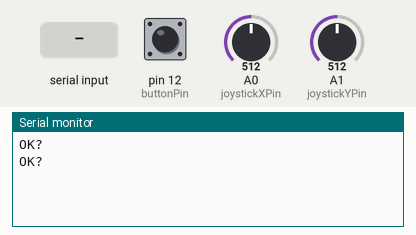
A sketch run on a simulated Arduino Uno, built with avr-gcc and run on an emulated ATmega328P. On the bench: the last lines printed to the serial monitor. The inputs (shaded band) are chosen by the test bench; at power-on: A1 (joystickYPin) = 512, A0 (joystickXPin) = 512, pin 12 (buttonPin) HIGH.

Above: at 2.0 s.
2.1 s: "OK!\n" received over Serial
4.9 s: A1 (joystickYPin) set to 610
At 5.5 s:
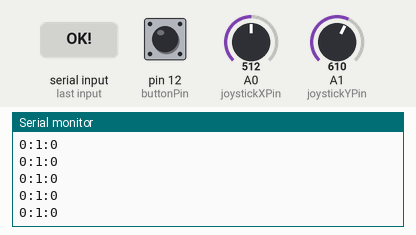
6.4 s: A0 (joystickXPin) set to 390
At 7.4 s:
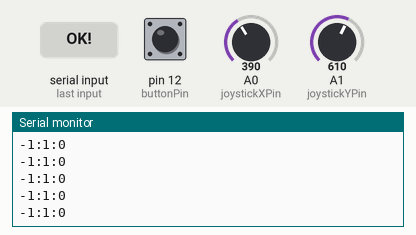
7.9 s: A0 (joystickXPin) set to 410
At 8.7 s:
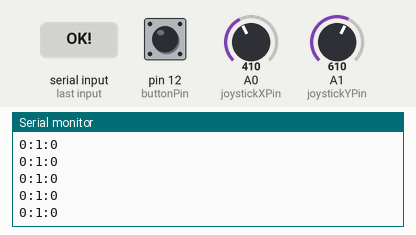
10.9 s: pin 12 (buttonPin) pulled LOW for 0.15 s
14.0 s: A1 (joystickYPin) set to 390
At 14.9 s:
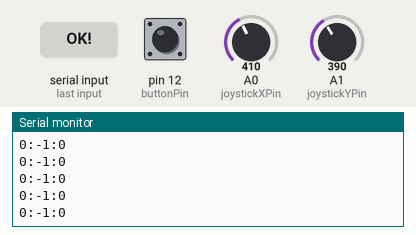
Timing chart, 0 to 16.5 s (numbered marks = the images above; inputs shaded):
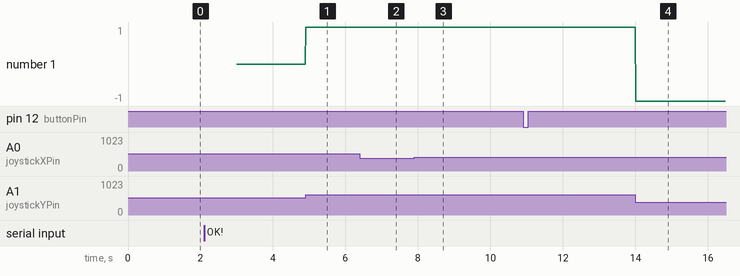

The sketch:

arduino_to_godot.ino
```cpp
// Define pin connections
const int joystickXPin = A0;    // Joystick X-axis connected to analog pin A0
const int joystickYPin = A1;    // Joystick Y-axis connected to analog pin A1
const int buttonPin = 12;        // Button connected to digital pin 2

// Define thresholds for joystick direction
const int thresholdLeft = 400;   // Threshold for left direction
const int thresholdRight = 900;  // Threshold for right direction
const int thresholdDown = 400;   // Threshold for down direction
const int thresholdUp = 600;     // Threshold for up direction

void setup() {
  // Initialize the serial communication at 9600 baud rate
  Serial.begin(9600);

  // Set button pin as input with internal pull-up resistor
  pinMode(buttonPin, INPUT_PULLUP);
}

void loop() {
  static bool connected = false;

  if (!connected) {
    // Send "OK?" and wait for "OK!" response
    Serial.println("OK?");
    delay(1000);  // Wait for response

    if (Serial.available() > 0) {
      String response = Serial.readStringUntil('\n');
      response.trim();
      if (response == "OK!") {
        connected = true;
      }
    }
  } else {
    // Read the joystick X and Y values (0 to 1023)
    int xValue = analogRead(joystickXPin);
    int yValue = analogRead(joystickYPin);

    // Convert analog readings to -1, 0, or 1 using direction-specific thresholds
    int xDirection = getXDirection(xValue);
    int yDirection = getYDirection(yValue);

    // Read the button status (LOW when pressed, HIGH when not pressed)
    int buttonStatus = digitalRead(buttonPin);

    // Convert button status to 1 (pressed) or 0 (not pressed)
    buttonStatus = (buttonStatus == LOW) ? 1 : 0;

    // Print the values in the format "X-Value:Y-Value:Button-Status"
    Serial.print(xDirection);
    Serial.print(":");
    Serial.print(yDirection);
    Serial.print(":");
    Serial.println(buttonStatus);

    // Small delay to avoid flooding the serial port
    delay(15);
  }
}

// Function to determine X direction based on analog value
int getXDirection(int value) {
  if (value < thresholdLeft) {
    return -1;  // Left
  } else if (value > thresholdRight) {
    return 1;   // Right
  } else {
    return 0;   // Center
  }
}

// Function to determine Y direction based on analog value
int getYDirection(int value) {
  if (value < thresholdDown) {
    return -1;  // Down
  } else if (value > thresholdUp) {
    return 1;   // Up
  } else {
    return 0;   // Center
  }
}
```

Measured:
- after the input at 4.9 s, the serial monitor: prints a new line at once (image 1)
- after the input at 6.4 s, the serial monitor: prints a new line at once (image 2)
- after the input at 14.0 s, the serial monitor: prints a new line at once (image 4)
- plotted number 1: 0 → 1 after the input at 4.9 s, 1 → -1 after the input at 14.0 s
